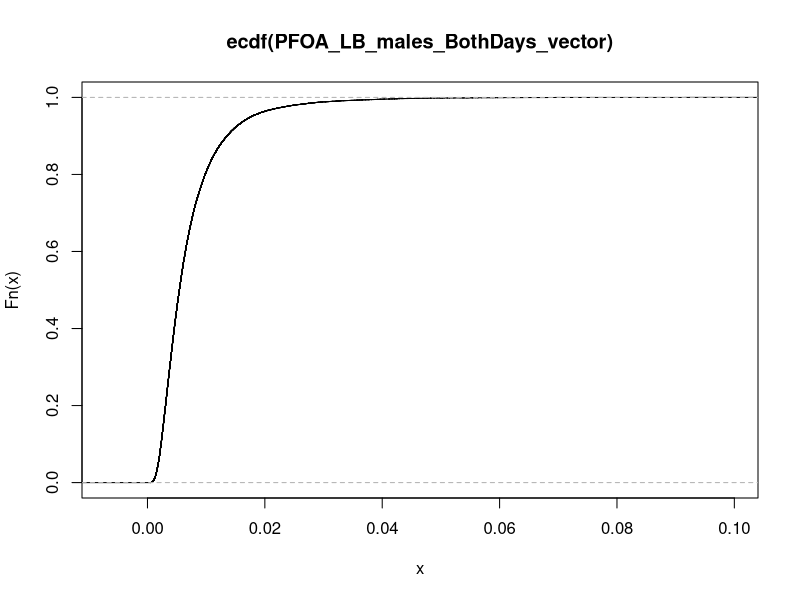
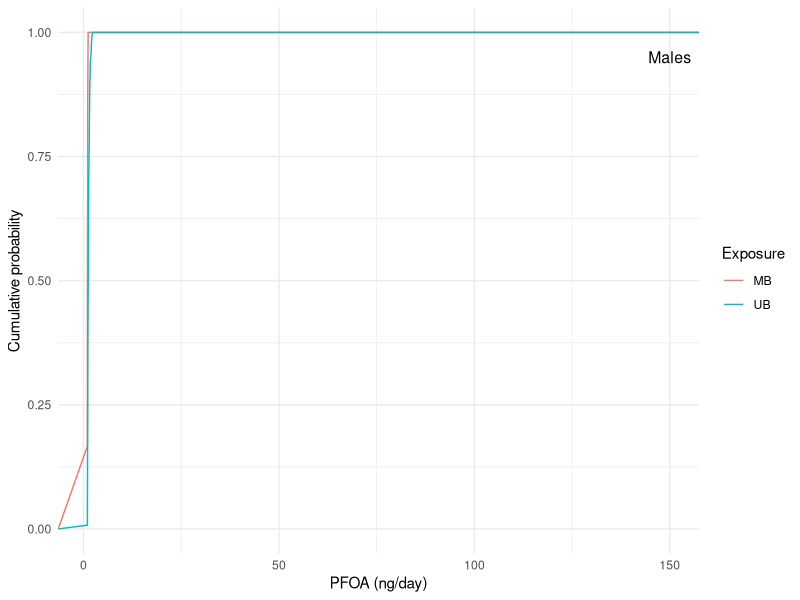
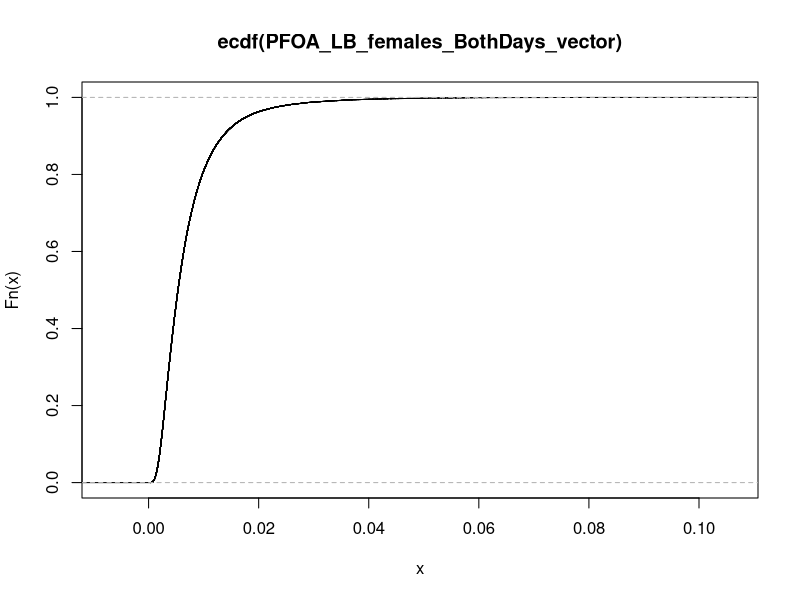
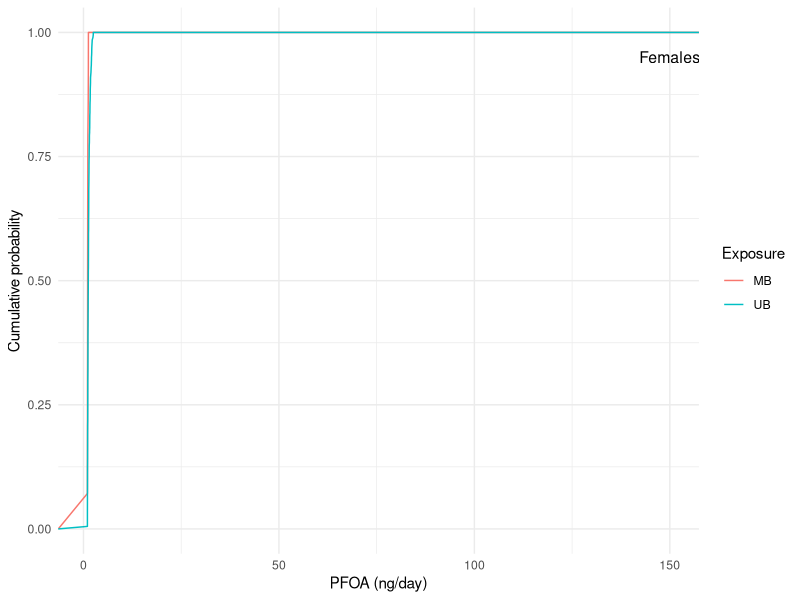
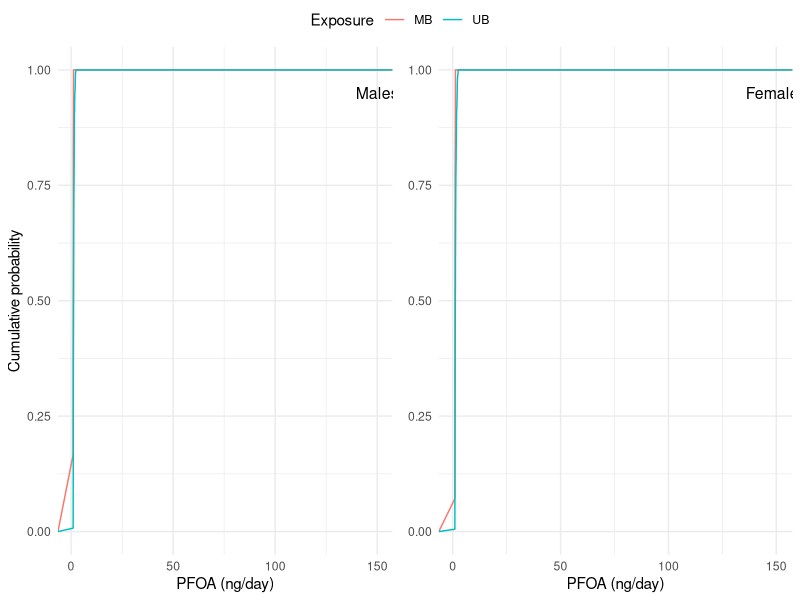
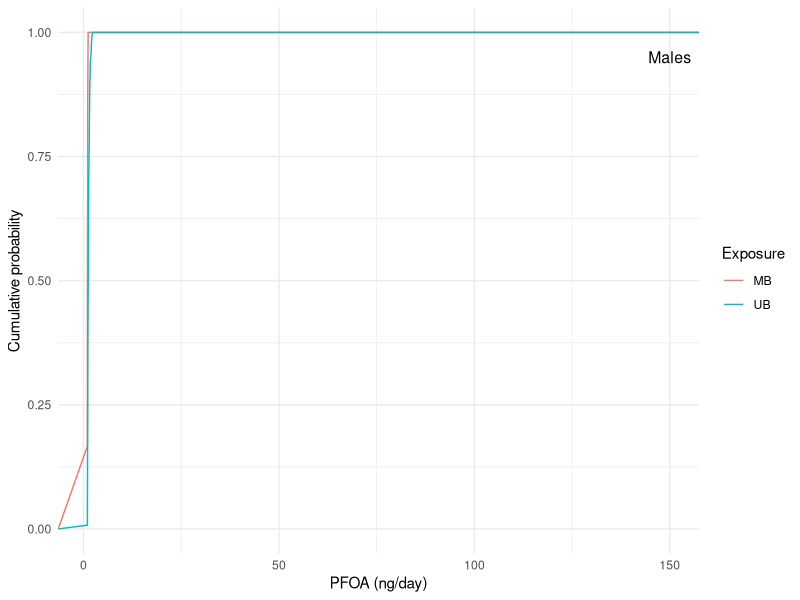
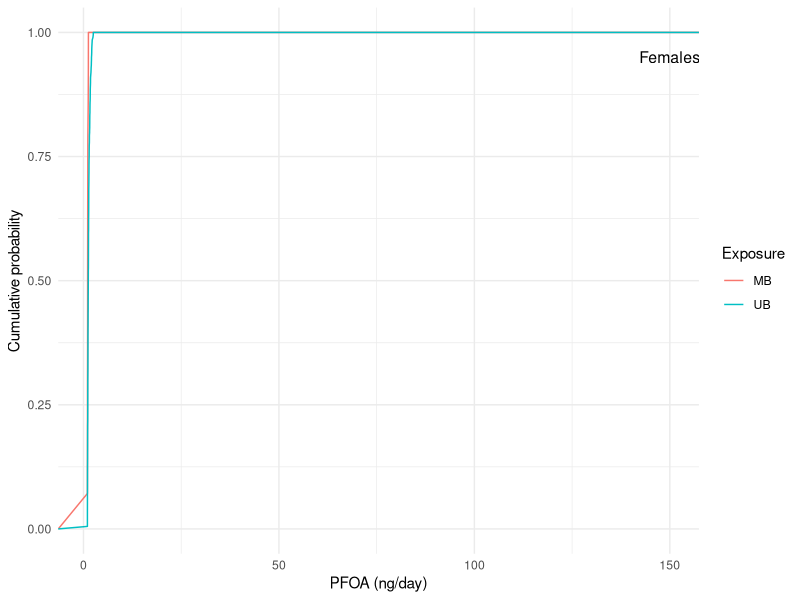
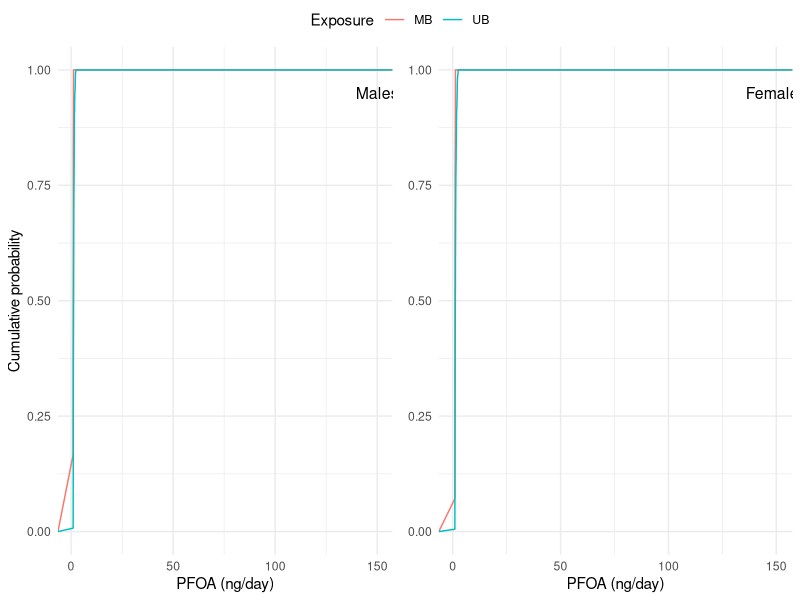

Here is the R script that generated these plots, in order:
## ---- chunk 1
knitr::opts_chunk$set(
  comment = "#>", echo = TRUE, warning = FALSE, error = FALSE, message = FALSE, fig.width = 6)
## ---- chunk 2
HOME <- "Your work directory/PFAS_exposure"

setwd(HOME)
## ---- chunk 3

newday <- file.path('Your work directory/Results', Sys.Date())
dir.create(newday)
## ---- chunk 4

#library(data.table)
library(ggplot2)
library(writexl)
library(ggpubr)
library(Hmisc)
library(openxlsx)
library(tidyverse)
library(flextable)
## ---- chunk 5

Lognorm_Loc <- function(x){
  log(
    x$mean^2/sqrt(x$sd^2+x$mean^2)
  )

}

## ---- chunk 6
Lognorm_shape <- function(x){
  sqrt(
    log(
      1 + x$sd^2/x$mean^2
    )
  )
}

## ---- chunk 7

Sum <-function(x){
  x %>%
  summarise(
    N = n(),
    mean = mean(Conc, na.rm=TRUE),
    sd=sd(Conc, na.rm=TRUE),
    min=min(Conc, na.rm=TRUE),
    P05=quantile(Conc, .05, na.rm=TRUE),
    P50=quantile(Conc, .50, na.rm=TRUE),
    P95=quantile(Conc, .95, na.rm=TRUE),
    max=max(Conc, na.rm=TRUE)
  )
}  

Sum_1 <-function(x){
  x %>%
  group_by(IDkode) %>%
  summarise(
    N = n(),
    mean = mean(value, na.rm=TRUE),
    sd=sd(value, na.rm=TRUE),
    min=min(value, na.rm=TRUE),
    P05=quantile(value, .05, na.rm=TRUE),
    P50=quantile(value, .50, na.rm=TRUE),
    P95=quantile(value, .95, na.rm=TRUE),
    max=max(value, na.rm=TRUE)
  )
}  


## ---- chunk 8

MC_sim <- function(x, y ,z){
  set.seed(123)
  MC <- 1000
  x <- array(dim = c(nrow(y),nrow(z),MC))
  y[,1:2] <- NULL
  for (u in 1:MC){
    for(i in 1:nrow(z)){
      x[,i,u] <- y[,i]*
      rlnorm(n=1,z$Loc[i], z$Shape[i])
  }
 }
  return(x)
}


## ---- chunk 9
FoodIntakeDiaryDay1 <-  read.csv2("./Data/foodintake_dummy_day1.csv")
FoodIntakeDiaryDay1 <- data.frame(sapply(FoodIntakeDiaryDay1, function(x) as.numeric(as.character(x)))) # convert to nummeric
FoodIntakeDiaryDay2 <- read.csv2("./Data/foodintake_dummy_day2.csv")
FoodIntakeDiaryDay2 <- data.frame(sapply(FoodIntakeDiaryDay2, function(x) as.numeric(as.character(x))))  #convert to numeric
PFAS_LB <- read.csv2("./Data/3-SumPFAS food conc_LB.csv")
PFAS_MB <- read.csv2("./Data/3-SumPFAS food conc_MB.csv")
PFAS_UB <- read.csv2("./Data/3-SumPFAS food conc_UB.csv")
SexWeight <- read.csv2("./Data/EuroMix_dummy_sex_weight.csv")
## ---- chunk 10
FoodIntakeDiaryBothDays <- aggregate(.~ IDkode, rbind(FoodIntakeDiaryDay1,FoodIntakeDiaryDay2), sum)/2
FoodIntakeDiaryBothDays[,1] <- FoodIntakeDiaryBothDays[,1]*2
## ---- chunk 11
FoodIntakeDiaryBothDays <- merge(SexWeight, FoodIntakeDiaryBothDays, by = "IDkode", all = TRUE)
## ---- chunk 12
PFAS_LB <- PFAS_LB %>% rename(food = X)
PFAS_MB <- PFAS_MB %>% rename(food = X)
PFAS_UB <- PFAS_UB %>% rename(food = X)
## ---- chunk 13
FoodIntakeDiaryBothDays <- FoodIntakeDiaryBothDays %>%  dplyr::select(-FlatFish)
PFAS_LB <- PFAS_LB %>% filter(food != "FlatFish")
PFAS_MB <- PFAS_MB %>% filter(food != "FlatFish")
PFAS_UB <- PFAS_UB %>% filter(food != "FlatFish")
## ---- chunk 14
FoodIntakeDiaryBothDays <- FoodIntakeDiaryBothDays %>%  dplyr::select(-Fish)
PFAS_LB <- PFAS_LB %>% filter(food != "Fish")
PFAS_MB <- PFAS_MB %>% filter(food != "Fish")
PFAS_UB <- PFAS_UB %>% filter(food != "Fish")
## ---- chunk 15
FoodIntakeDiaryBothDays_male <- FoodIntakeDiaryBothDays %>% filter(cat_male == 2)
FoodIntakeDiaryBothDays_female <- FoodIntakeDiaryBothDays %>%  filter(cat_male == 1)
## ---- chunk 16
FoodIntakeDiaryBothDays_male <- FoodIntakeDiaryBothDays_male %>%  dplyr::select(-cat_male)
FoodIntakeDiaryBothDays_female <- FoodIntakeDiaryBothDays_female %>%  dplyr::select(-cat_male)
## ---- chunk 17

PFOA_LB <- PFAS_LB %>% dplyr::select(food, N, PFOA_lb_mean, PFOA_lb_SD)
colnames(PFOA_LB) <- c("Foods", "N", "mean", "sd")
PFOA_MB <- PFAS_MB %>% dplyr::select(food, N, PFOA_mb_mean, PFOA_mb_SD)
colnames(PFOA_MB) <- c("Foods", "N", "mean", "sd")
PFOA_UB <- PFAS_UB %>% dplyr::select(food, N, PFOA_ub_mean, PFOA_ub_SD)
colnames(PFOA_UB) <- c("Foods", "N", "mean", "sd")

## ---- chunk 18
PFOA_LB$Loc <- Lognorm_Loc(PFOA_LB)
PFOA_LB$Shape <- Lognorm_shape(PFOA_LB)
colnames(PFOA_LB) <- c("Foods", "N", "mean", "sd", "Loc", "Shape")

PFOA_MB$Loc <- Lognorm_Loc(PFOA_MB)
PFOA_MB$Shape <- Lognorm_shape(PFOA_MB)
colnames(PFOA_MB) <- c("Foods", "N", "mean", "sd", "Loc", "Shape")

PFOA_UB$Loc <- Lognorm_Loc(PFOA_UB)
PFOA_UB$Shape <- Lognorm_shape(PFOA_UB)
colnames(PFOA_UB) <- c("Foods", "N", "mean", "sd", "Loc", "Shape")
## ---- chunk 19

FoodIntakeDiaryBothDays_male[is.na(FoodIntakeDiaryBothDays_male)] <- 0
FoodIntakeDiaryBothDays_female[is.na(FoodIntakeDiaryBothDays_female)] <- 0
PFOA_LB[is.na(PFOA_LB)] <- 0
PFOA_MB[is.na(PFOA_MB)] <- 0
PFOA_UB[is.na(PFOA_UB)] <- 0
## ---- chunk 20


FoodBothDays_male_PFOA_LB <- MC_sim(FoodBothDays_male_PFOA_LB, FoodIntakeDiaryBothDays_male, PFOA_LB)/1000000 # divide on 1000000 to get in ug/day
FoodBothDays_male_PFOA_MB <- MC_sim(FoodBothDays_male_PFOA_MB, FoodIntakeDiaryBothDays_male, PFOA_MB)/1000000
FoodBothDays_male_PFOA_UB <- MC_sim(FoodBothDays_male_PFOA_UB, FoodIntakeDiaryBothDays_male, PFOA_UB)/1000000

print(FoodBothDays_male_PFOA_LB[1,,7])
print(FoodBothDays_male_PFOA_MB[1,,7])
print(FoodBothDays_male_PFOA_UB[1,,7])

## ---- chunk 21

# LB
PFOA_BothDays_LB_male<-as.data.frame(matrix(NA, nrow = 44, ncol = 1000))
 for (i in 1:1000){
  PFOA_BothDays_LB_male[,i] <- rowSums(FoodBothDays_male_PFOA_LB[,,i]) 
  }
PFOA_BothDays_LB_male$IDkode <- FoodIntakeDiaryBothDays_male[,1]
rownames(PFOA_BothDays_LB_male) <- PFOA_BothDays_LB_male$IDkode
 
#MB
PFOA_BothDays_MB_male<-as.data.frame(matrix(NA, nrow = 44, ncol = 1000))
 for (i in 1:1000){
  PFOA_BothDays_MB_male[,i] <- rowSums(FoodBothDays_male_PFOA_MB[,,i]) 
  }
PFOA_BothDays_MB_male$IDkode <- FoodIntakeDiaryBothDays_male[,1]
rownames(PFOA_BothDays_MB_male) <- PFOA_BothDays_MB_male$IDkode

#UB
PFOA_BothDays_UB_male<-as.data.frame(matrix(NA, nrow = 44, ncol = 1000))
 for (i in 1:1000){
  PFOA_BothDays_UB_male[,i] <- rowSums(FoodBothDays_male_PFOA_UB[,,i]) 
  }
PFOA_BothDays_UB_male$IDkode <- FoodIntakeDiaryBothDays_male[,1]
rownames(PFOA_BothDays_UB_male) <- PFOA_BothDays_UB_male$IDkode


## ---- chunk 22

PFOA_BothDays_LB_male_long <- PFOA_BothDays_LB_male %>%  
  pivot_longer(cols = -IDkode, values_to = "value") %>%
  as_tibble()
PFOA_BothDays_LB_male_long <- PFOA_BothDays_LB_male_long %>% dplyr::select(-name)

PFOA_BothDays_MB_male_long <- PFOA_BothDays_MB_male %>%  
  pivot_longer(cols = -IDkode, values_to = "value") %>% 
  as_tibble()
PFOA_BothDays_MB_male_long <- PFOA_BothDays_MB_male_long %>% dplyr::select(-name)

PFOA_BothDays_UB_male_long <- PFOA_BothDays_UB_male %>% 
  pivot_longer(cols = -IDkode, values_to = "value") %>% 
  as_tibble()
PFOA_BothDays_UB_male_long <- PFOA_BothDays_UB_male_long %>% dplyr::select(-name)


SumPFOA_BothDays_LB_male <- Sum_1(PFOA_BothDays_LB_male_long)
SumPFOA_BothDays_MB_male <- Sum_1(PFOA_BothDays_MB_male_long)
SumPFOA_BothDays_UB_male <- Sum_1(PFOA_BothDays_UB_male_long)

set_flextable_defaults(font.size = 9, theme_fun = theme_vanilla)
head(SumPFOA_BothDays_LB_male) %>% 
  flextable() %>% 
  colformat_double(digits =3)
head(SumPFOA_BothDays_MB_male) %>% 
  flextable() %>% 
  colformat_double(digits =3)
head(SumPFOA_BothDays_MB_male) %>% 
  flextable() %>% 
  colformat_double(digits =3)

## ---- chunk 23

PFOA_LB_males_BothDays_vector <- as.vector(PFOA_BothDays_LB_male_long$value)
plot(ecdf(PFOA_LB_males_BothDays_vector))


SumPFOA_LB_male_BothDays <- describe(PFOA_LB_males_BothDays_vector)
SumPFOA_LB_male_BothDays

## ---- chunk 24
#LB
PFOA_BothDays_LB_male_kg <- PFOA_BothDays_LB_male_long %>% 
  left_join(SexWeight, by = c("IDkode" = "IDkode")) %>% 
  dplyr::select(IDkode, value, con_weight) 
PFOA_BothDays_LB_male_kg$value <- PFOA_BothDays_LB_male_kg$value/PFOA_BothDays_LB_male_kg$con_weight
PFOA_BothDays_LB_male_kg <- PFOA_BothDays_LB_male_kg %>%  dplyr::select(-con_weight)

SumPFOA_BothDays_LB_male_kg <- Sum_1(PFOA_BothDays_LB_male_kg)

#MB
PFOA_BothDays_MB_male_kg <- PFOA_BothDays_MB_male_long %>% 
  left_join(SexWeight, by = c("IDkode" = "IDkode")) %>% 
  dplyr::select(IDkode, value, con_weight) 
PFOA_BothDays_MB_male_kg$value <- PFOA_BothDays_MB_male_kg$value/PFOA_BothDays_MB_male_kg$con_weight
PFOA_BothDays_MB_male_kg <- PFOA_BothDays_MB_male_kg %>%  dplyr::select(-con_weight)

SumPFOA_BothDays_MB_male_kg <- Sum_1(PFOA_BothDays_MB_male_kg)


#UB
PFOA_BothDays_UB_male_kg <- PFOA_BothDays_UB_male_long %>% 
  left_join(SexWeight, by = c("IDkode" = "IDkode")) %>% 
  dplyr::select(IDkode, value, con_weight) 
PFOA_BothDays_UB_male_kg$value <- PFOA_BothDays_UB_male_kg$value/PFOA_BothDays_UB_male_kg$con_weight
PFOA_BothDays_UB_male_kg <- PFOA_BothDays_UB_male_kg %>%  dplyr::select(-con_weight)

SumPFOA_BothDays_UB_male_kg <- Sum_1(PFOA_BothDays_UB_male_kg)



## ---- chunk 25

write.xlsx(SumPFOA_BothDays_LB_male_kg, file = file.path(newday,"SumPFOA_BothDays_LB_male_kg.xlsx"),
           colNames = TRUE, borders = "rows")

write.xlsx(SumPFOA_BothDays_MB_male_kg, file = file.path(newday,"SumPFOA_BothDays_MB_male-kg.xlsx"),
           colNames = TRUE, borders = "rows")

write.xlsx(SumPFOA_BothDays_UB_male_kg, file = file.path(newday,"SumPFOA_BothDays_UB_male_kg.xlsx"),
           colNames = TRUE, borders = "rows")

## ---- chunk 26
A = c(PFOA_BothDays_LB_male_long$value, PFOA_BothDays_MB_male_long$value, PFOA_BothDays_UB_male_long$value)
B = replicate(44000,"LB")
C = replicate(44000,"MB")
D = replicate(44000,"UB")
E = c(B,C,D)

PFOA_males_BothDays_LB_MB_UB <- as.data.frame(matrix(NA,nrow = 132000, ncol = 2))
PFOA_males_BothDays_LB_MB_UB[1] <- A
PFOA_males_BothDays_LB_MB_UB[2] <- E

names(PFOA_males_BothDays_LB_MB_UB)[1] <- "PFOAconc"
names(PFOA_males_BothDays_LB_MB_UB)[2] <- "Exposure"
## ---- chunk 27
Plot_PFOA_males_BothDays_LB_MB_UB <- ggplot(data = PFOA_males_BothDays_LB_MB_UB, aes(PFOAconc, colour = Exposure)) +
  geom_line(stat = "ecdf", size = 0.5)+
  scale_colour_hue()+
  theme_minimal()+
  scale_x_continuous(limits=c(1,150))+
  xlab("PFOA (ng/day)")+
  ylab("Cumulative probability")+
  annotate("text", x=150, y=0.95, label="Males", size=4)

Plot_PFOA_males_BothDays_LB_MB_UB

ggsave(filename=file.path(newday,"Plot_PFOA_males_BothDays_LB_MB_UB.jpeg"),
       device = NULL,
       width=NA,
       height=NA,
       units="mm")
## ---- chunk 28


FoodBothDays_female_PFOA_LB <- MC_sim(FoodBothDays_female_PFOA_LB, FoodIntakeDiaryBothDays_female, PFOA_LB)/1000000 # divide on 1000000 to get in ug/day
FoodBothDays_female_PFOA_MB <- MC_sim(FoodBothDays_female_PFOA_MB, FoodIntakeDiaryBothDays_female, PFOA_MB)/1000000
FoodBothDays_female_PFOA_UB <- MC_sim(FoodBothDays_female_PFOA_UB, FoodIntakeDiaryBothDays_female, PFOA_UB)/1000000

print(FoodBothDays_female_PFOA_LB[1,,7])
print(FoodBothDays_female_PFOA_MB[1,,7])
print(FoodBothDays_female_PFOA_UB[1,,7])

## ---- chunk 29

# LB
PFOA_BothDays_LB_female<-as.data.frame(matrix(NA, nrow = 100, ncol = 1000))
 for (i in 1:1000){
  PFOA_BothDays_LB_female[,i] <- rowSums(FoodBothDays_female_PFOA_LB[,,i]) 
  }
PFOA_BothDays_LB_female$IDkode <- FoodIntakeDiaryBothDays_female[,1]
rownames(PFOA_BothDays_LB_female) <- PFOA_BothDays_LB_female$IDkode
 
#MB
PFOA_BothDays_MB_female<-as.data.frame(matrix(NA, nrow = 100, ncol = 1000))
 for (i in 1:1000){
  PFOA_BothDays_MB_female[,i] <- rowSums(FoodBothDays_female_PFOA_MB[,,i]) 
  }
PFOA_BothDays_MB_female$IDkode <- FoodIntakeDiaryBothDays_female[,1]
rownames(PFOA_BothDays_MB_female) <- PFOA_BothDays_MB_female$IDkode

#UB
PFOA_BothDays_UB_female<-as.data.frame(matrix(NA, nrow = 100, ncol = 1000))
 for (i in 1:1000){
  PFOA_BothDays_UB_female[,i] <- rowSums(FoodBothDays_female_PFOA_UB[,,i]) 
  }
PFOA_BothDays_UB_female$IDkode <- FoodIntakeDiaryBothDays_female[,1]
rownames(PFOA_BothDays_UB_female) <- PFOA_BothDays_UB_female$IDkode


## ---- chunk 30

PFOA_BothDays_LB_female_long <- PFOA_BothDays_LB_female %>%  
  pivot_longer(cols = -IDkode, values_to = "value") %>%
  as_tibble()
PFOA_BothDays_LB_female_long <- PFOA_BothDays_LB_female_long %>% dplyr::select(-name)

PFOA_BothDays_MB_female_long <- PFOA_BothDays_MB_female %>%  
  pivot_longer(cols = -IDkode, values_to = "value") %>% 
  as_tibble()
PFOA_BothDays_MB_female_long <- PFOA_BothDays_MB_female_long %>% dplyr::select(-name)

PFOA_BothDays_UB_female_long <- PFOA_BothDays_UB_female %>% 
  pivot_longer(cols = -IDkode, values_to = "value") %>% 
  as_tibble()
PFOA_BothDays_UB_female_long <- PFOA_BothDays_UB_female_long %>% dplyr::select(-name)


SumPFOA_BothDays_LB_female <- Sum_1(PFOA_BothDays_LB_female_long)
SumPFOA_BothDays_MB_female <- Sum_1(PFOA_BothDays_MB_female_long)
SumPFOA_BothDays_UB_female <- Sum_1(PFOA_BothDays_UB_female_long)

set_flextable_defaults(font.size = 9, theme_fun = theme_vanilla)
head(SumPFOA_BothDays_LB_female) %>% 
  flextable() %>% 
  colformat_double(digits =1)
head(SumPFOA_BothDays_MB_female) %>% 
  flextable() %>% 
  colformat_double(digits =1)
head(SumPFOA_BothDays_UB_female) %>% 
  flextable() %>% 
  colformat_double(digits =1)

## ---- chunk 31

PFOA_LB_females_BothDays_vector <- as.vector(PFOA_BothDays_LB_female_long$value)
plot(ecdf(PFOA_LB_females_BothDays_vector))

## make summary data for all males based on all MC interations (ng/day) #######

SumPFOA_LB_female_BothDays <- describe(PFOA_LB_females_BothDays_vector)
SumPFOA_LB_female_BothDays
SumPFOA_LB_female_BothDays <- summary(PFOA_LB_females_BothDays_vector)
SumPFOA_LB_female_BothDays
quantile(PFOA_LB_females_BothDays_vector, probs = c(.05, .5, .95))
## ---- chunk 32
#LB
PFOA_BothDays_LB_female_kg <- PFOA_BothDays_LB_female_long %>% 
  left_join(SexWeight, by = c("IDkode" = "IDkode")) %>% 
  dplyr::select(IDkode, value, con_weight) 
PFOA_BothDays_LB_female_kg$value <- PFOA_BothDays_LB_female_kg$value/PFOA_BothDays_LB_female_kg$con_weight
PFOA_BothDays_LB_female_kg <- PFOA_BothDays_LB_female_kg %>%  dplyr::select(-con_weight)

SumPFOA_BothDays_LB_female_kg <- Sum_1(PFOA_BothDays_LB_female_kg)

#MB
PFOA_BothDays_MB_female_kg <- PFOA_BothDays_MB_female_long %>% 
  left_join(SexWeight, by = c("IDkode" = "IDkode")) %>% 
  dplyr::select(IDkode, value, con_weight) 
PFOA_BothDays_MB_female_kg$value <- PFOA_BothDays_MB_female_kg$value/PFOA_BothDays_MB_female_kg$con_weight
PFOA_BothDays_MB_female_kg <- PFOA_BothDays_MB_female_kg %>%  dplyr::select(-con_weight)

SumPFOA_BothDays_MB_female_kg <- Sum_1(PFOA_BothDays_MB_female_kg)


#UB
PFOA_BothDays_UB_female_kg <- PFOA_BothDays_UB_female_long %>% 
  left_join(SexWeight, by = c("IDkode" = "IDkode")) %>% 
  dplyr::select(IDkode, value, con_weight) 
PFOA_BothDays_UB_female_kg$value <- PFOA_BothDays_UB_female_kg$value/PFOA_BothDays_UB_female_kg$con_weight
PFOA_BothDays_UB_female_kg <- PFOA_BothDays_UB_female_kg %>%  dplyr::select(-con_weight)

SumPFOA_BothDays_UB_female_kg <- Sum_1(PFOA_BothDays_UB_female_kg)



## ---- chunk 33

write.xlsx(SumPFOA_BothDays_LB_female_kg, file = file.path(newday,"SumPFOA_BothDays_LB_female_kg.xlsx"),
           colNames = TRUE, borders = "rows")

write.xlsx(SumPFOA_BothDays_MB_female_kg, file = file.path(newday,"SumPFOA_BothDays_MB_female-kg.xlsx"),
           colNames = TRUE, borders = "rows")

write.xlsx(SumPFOA_BothDays_UB_female_kg, file = file.path(newday,"SumPFOA_BothDays_UB_female_kg.xlsx"),
           colNames = TRUE, borders = "rows")

## ---- chunk 34
A = c(PFOA_BothDays_LB_female_long$value, PFOA_BothDays_MB_female_long$value, PFOA_BothDays_UB_female_long$value)
B = replicate(100000,"LB")
C = replicate(100000,"MB")
D = replicate(100000,"UB")
E = c(B,C,D)

PFOA_females_BothDays_LB_MB_UB <- as.data.frame(matrix(NA,nrow = 300000, ncol = 2))
PFOA_females_BothDays_LB_MB_UB[1] <- A
PFOA_females_BothDays_LB_MB_UB[2] <- E

names(PFOA_females_BothDays_LB_MB_UB)[1] <- "PFOAconc"
names(PFOA_females_BothDays_LB_MB_UB)[2] <- "Exposure"
## ---- chunk 35
Plot_PFOA_females_BothDays_LB_MB_UB <- ggplot(data = PFOA_females_BothDays_LB_MB_UB, aes(PFOAconc, colour = Exposure)) +
  geom_line(stat = "ecdf", size = 0.5)+
  scale_colour_hue()+
  theme_minimal()+
  scale_x_continuous(limits=c(1,150))+
  xlab("PFOA (ng/day)")+
  ylab("Cumulative probability")+
  annotate("text", x=150, y=0.95, label="Females", size=4)

Plot_PFOA_females_BothDays_LB_MB_UB

ggsave(filename=file.path(newday,"Plot_PFOA_females_BothDays_LB_MB_UB.jpeg"),
       device = NULL,
       width=NA,
       height=NA,
       units="mm")

## ---- chunk 36


PFOA_males_females <- ggarrange(Plot_PFOA_males_BothDays_LB_MB_UB, Plot_PFOA_females_BothDays_LB_MB_UB + rremove("ylab"),
                                              ncol = 2, nrow = 1, common.legend = TRUE) 
PFOA_males_females

ggsave(filename=file.path(newday,"PFOA_males_females.jpeg"),
       device = NULL,
       width=NA,
       height=NA,
       units="mm")
